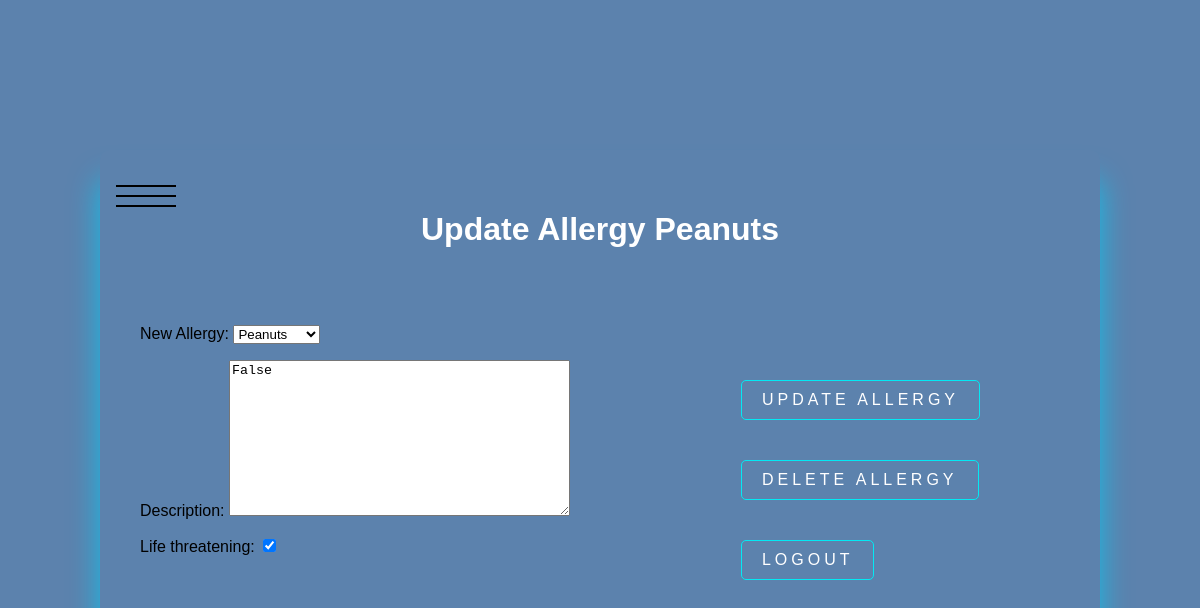
Screenshot of /allergy/33 (signed in) with the database file from the repository.
### allergy/models.py (models this page shows, shortened)
class Allergy(models.Model):
    ALLERGISE_CHOICES = (
        ('Shellfish', 'Shellfish'),
        ('Milk', 'Milk'),
        ('Eggs', 'Eggs'),
        ('Soy', 'Soy'),
        ('Wheat', 'Wheat'),
        ('Fish', 'Fish'),
        ('Peanuts', 'Peanuts'),
        ('Walnuts', 'Walnuts'),
        ('Citrus', 'Citrus'),
        ('Strawberry', 'Strawberry'),
    )
    user_id          = models.ForeignKey(User, on_delete=models.CASCADE)  # stores 1:n relationship user:allergy
    dateCreated      = models.DateField(auto_now_add=True)
    dateCompleted    = models.DateField(null=True, blank=True)
    New_Allergy      = models.CharField(max_length=70, choices = ALLERGISE_CHOICES)
    description      = models.TextField(default=False)
    Life_threatening = models.BooleanField(default=False)

### allergy/views.py (the view, shortened to what this page needs)
# urls.py: path('allergy/<int:allergy_pk>', views.updateallergy, name='updateallergy'),
@login_required
def updateallergy(request, allergy_pk):
    allergy = get_object_or_404(Allergy, pk=allergy_pk, user_id=request.user)
    if request.method == 'GET':
        form = AllergyForm(instance=allergy)
        return render(request, 'allergy/updateallergy.html', {'allergy': allergy,'form': form})

### allergy/forms.py
class AllergyForm(ModelForm):
    class Meta:
        model = Allergy
        fields = ['New_Allergy', 'description', 'Life_threatening']

### allergy/templates/allergy/updateallergy.html (shortened to what this page needs)
{% load static %}
<!DOCTYPE html>
<html lang="en">
<head>
    <link rel="stylesheet" type="text/css" href="{% static 'css/style.css' %}">
</head>
<body>
    <div class="card">
        <div class="menu-wrap">
            <div class="hamburger"><div></div></div>
          </div>
    {% if user.is_authenticated %}
        <h1>Update Allergy {{ allergy.New_Allergy }}</h1>
        <br><br>
        <form action="#" method="POST">
            {{form.as_p}}
         <div class="buttons">
            <button type='submit'>UPDATE Allergy</button>
     </form>
    <form action="{% url 'deleteallergy' allergy.id %}" method="POST">
        <button type="submit">Delete Allergy</button>
    </form>
    <form action="{% url 'logoutuser' %}" method="POST">
        <button type="submit">logout</button>
    </form>
</div>
{% else %}
    <a href="#">login</a>
    <a href="register">register</a>
{% endif %}
</body>
</html>

### allergy/static/css/style.css (style rules this page uses)
body { font-family: sans-serif; background: #1d518db7; }
.card { position: absolute; top: 50%; left: 50%; width: 1000px; height: 500px; padding: 40px; transform: translate(-50%, -50%); background: rgba(240, 186, 186, 0); box-sizing: border-box; box-shadow: 0 30px 30px rgb(20, 190, 233); border-radius: 10px; }
button { background-color: Transparent; background-repeat:no-repeat; border: none; cursor:pointer; overflow: hidden; }
h1 { color: #fff; }
.card button { position: relative; display: inline-block; padding: 10px 20px; color:white; font-size: 16px; text-decoration: none; text-transform: uppercase; overflow: hidden; transition: .5s; margin-top: 40px; letter-spacing: 4px; border: 1px solid #03e9f4; border-radius: 5px; }
.card h1 { text-align: center; }
.menu-wrap,.mean-hos { position: absolute; top: 0; left: 0; z-index: 1; }
.menu-wrap .hamburger,.menu-hos .hospital { position: absolute; top: 0; left: 0; z-index: 1; width: 60px; height: 60px; padding: 1rem; background: var(--primary-color); display: flex; align-items: center; justify-content: center; }
.menu-wrap .hamburger > div { position: relative; flex: none; width: 100%; height: 2px; background: black; display: flex; align-items: center; justify-content: center; transition: all 0.4s ease; }
.menu-wrap .hamburger > div::before, .menu-wrap .hamburger > div::after, .menu-hos .hospital > div::before, .menu-hos .hospital > div::after { content: ''; position: absolute; z-index: 1; top: -10px; width: 100%; height: 2px; background: inherit; }
.menu-wrap .hamburger > div::after,.menu-hos .hospital > div::after { top: 10px; }
:root { --overlay-color: rgba(144, 211, 238, 0.85); --menu-speed: 0.75s; }
.card .buttons { position: absolute; right: 100px; bottom: 50px; margin: 20px; }

### rows the page displays
Allergy: New_Allergy "Peanuts", description "False", Life_threatening "☑"
